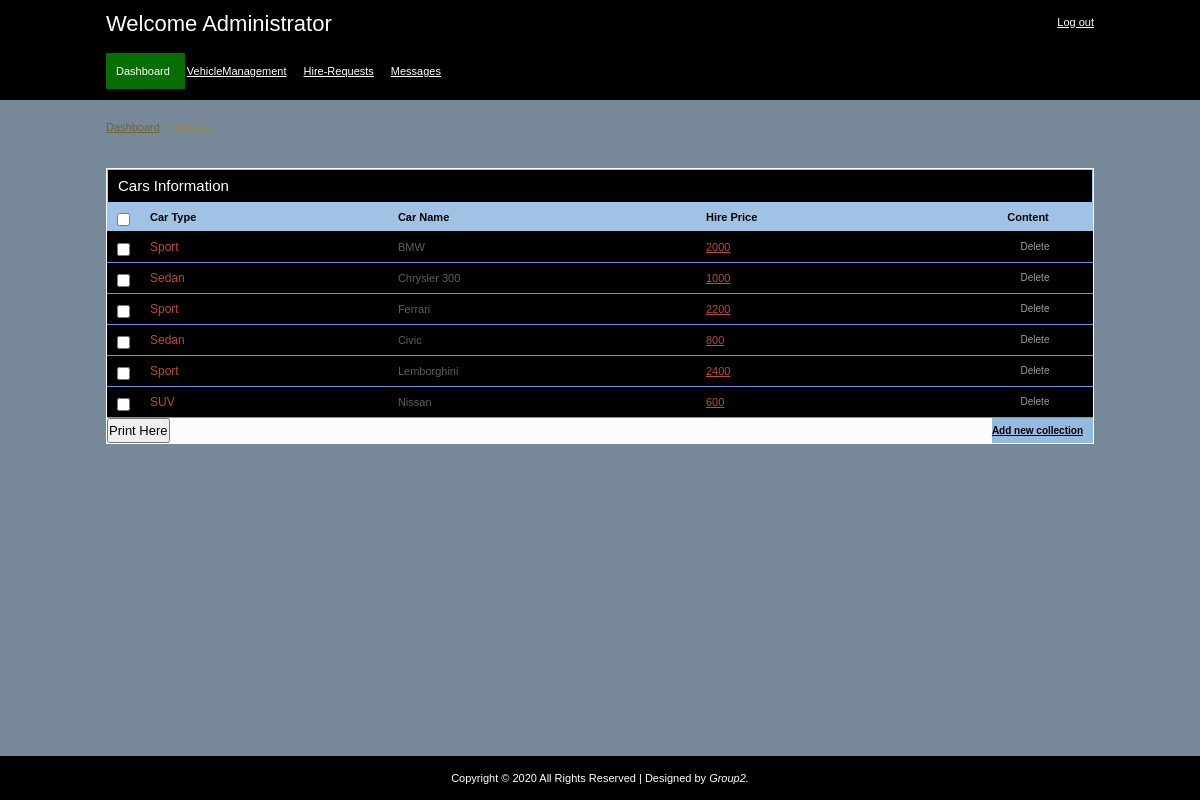
/admin/add_vehicles.php (signed in), run on the app's committed database.
### tables this page shows
CREATE TABLE IF NOT EXISTS `cars` (
  `car_id` int(11) NOT NULL AUTO_INCREMENT,
  `car_name` varchar(255) NOT NULL,
  `car_type` varchar(255) NOT NULL,
  `image` text NOT NULL,
  `hire_cost` int(11) NOT NULL,
  `capacity` int(11) NOT NULL,
  `status` varchar(255) NOT NULL,
  PRIMARY KEY (`car_id`)
);

### admin/add_vehicles.php (the view, shortened to what this page needs)
<!DOCTYPE html PUBLIC "-//W3C//DTD XHTML 1.0 Transitional//EN" "http://www.w3.org/TR/xhtml1/DTD/xhtml1-transitional.dtd">
<html xmlns="http://www.w3.org/1999/xhtml">
<head>
	<link rel="stylesheet" href="css/style.css" type="text/css" media="all" />
</head>
<body>
<div id="header">
	<div class="shell">
		<?php
			include 'menu.php';
		?>
		</div>
	</div>
<div id="container">
	<div class="shell">
		<div class="small-nav">
			<a href="index.php">Dashboard</a>
			<span>&gt;</span>
		</div>
		<br />
		<div id="main">
			<div id="content">
				<div class="box">
					<div class="box-head">
						<h2 class="left">Cars Information</h2>
					</div>
					<div class="table">
						<table width="100%" border="0" cellspacing="0" cellpadding="0">
							<tr>
								<th width="13"><input type="checkbox" class="checkbox" /></th>
								<th>Car Type</th>
								<th>Car Name</th>
								<th>Hire Price</th>
								<th width="110" class="ac">Content</th>
							</tr>
							<?php
								include '../includes/config.php';
								$select = "SELECT * FROM cars WHERE status = 'Available'";
								$result = $conn->query($select);
								while($row = $result->fetch_assoc()){
							?>
							<tr>
								<td><input type="checkbox" class="checkbox" /></td>
								<td><h3><a href="#"><?php echo $row['car_type'] ?></a></h3></td>
								<td><?php echo $row['car_name'] ?></td>
								<td><a href="#"><?php echo $row['hire_cost'] ?></a></td>
								<td style="text-align: center;"><a href="javascript:sureToApprove(<?php echo $row['car_id'];?>)" class="ico del">Delete</a></td>
							</tr>
							<?php
								}
							?>
						</table>
					</div>
					<h2><input type="submit" onclick="window.print()" value="Print Here" style="height:25px; text-align:center;" />
                        <a href="add_cars.php" class="add-button"><span><u>Add new collection</u></span></a>
                    </h2>
				</div>
			</div>
		</div>
	</div>
</div>
<div id="footer" align="center">
    <div class="shell">
        Copyright &copy; <?php echo date("Y")?> All Rights Reserved | Designed by
        <i onmouseover="this.innerHTML='Robinpreet,Abhinav'"  onmouseleave="this.innerHTML='Group2'">Group2.</i>
    </div>
</div>
</body>
</html>

### admin/css/style.css (style rules this page uses)
* { padding:0; margin:0; outline:0; }
body { background:lightslategray ; font-family: Verdana, sans-serif; font-size:11px; line-height:14px; color:#5e5e5e; height:100%; }
input, textarea, select { font-family: Verdana, sans-serif; font-size:13px; }
.checkbox { width:13px; height:13px; vertical-align:top; position:relative; top:2px; }
a { color:#ba4c32; text-decoration: underline; cursor:pointer; }
.left, .alignleft { float:left; display:inline; }
.ac { text-align: center !important; }
h2 { font-size:15px; font-weight: normal; }
h3 { font-size:12px; line-height:14px; font-weight: normal; }
h3 a { text-decoration: none; }
.shell { width:988px; margin:0 auto; }
#header { height: 100px; background-color: black; white-space:nowrap; }
#container { padding:20px 0; }
.small-nav { color:#978b48; padding-bottom:20px; }
.small-nav a { color:#6f6636; }
#content { float:none; width:100% ; }
.table th { background:#a0c3e5 repeat-x 0 0; color:black; text-align: left; padding:7px 10px; border-bottom:solid 1px black; }
.table td { background:black; border-bottom:solid 1px cornflowerblue; padding:8px 10px; }
.box { background:#fbfcfc; height:100%; padding:1px; margin-bottom:20px; }
.box-head { background:black; height:32px; color:white; padding: 0 10px; line-height:32px; white-space:nowrap; border:solid 1px #a0c3e5; }
a.ico { color:#9d9c9a; font-size:10px; text-decoration: none; padding:0 0 0 14px; background-repeat:no-repeat; background-position:0 0; }
a.del { background-image:url(images/del.gif) }
.add-button, .add-button span { float:right; height: 25px; background-color: #95badf ; }
.add-button span { background-position:right 0; padding:0 10px 0 0; }
.add-button { font-weight: bold; font-size:10px; color: black; text-decoration: none; line-height:26px; }
#footer { height:44px; background-color: black; line-height:44px; color:#fff; width: 100%; position:fixed; bottom:0; }

### data on the page
cars: car_type "Sport", car_name "BMW", hire_cost "2000"
cars: car_type "Sedan", car_name "Chrysler 300", hire_cost "1000"
cars: car_type "Sport", car_name "Ferrari", hire_cost "2200"
cars: car_type "Sedan", car_name "Civic", hire_cost "800"
cars: car_type "Sport", car_name "Lemborghini", hire_cost "2400"
cars: car_type "SUV", car_name "Nissan", hire_cost "600"
